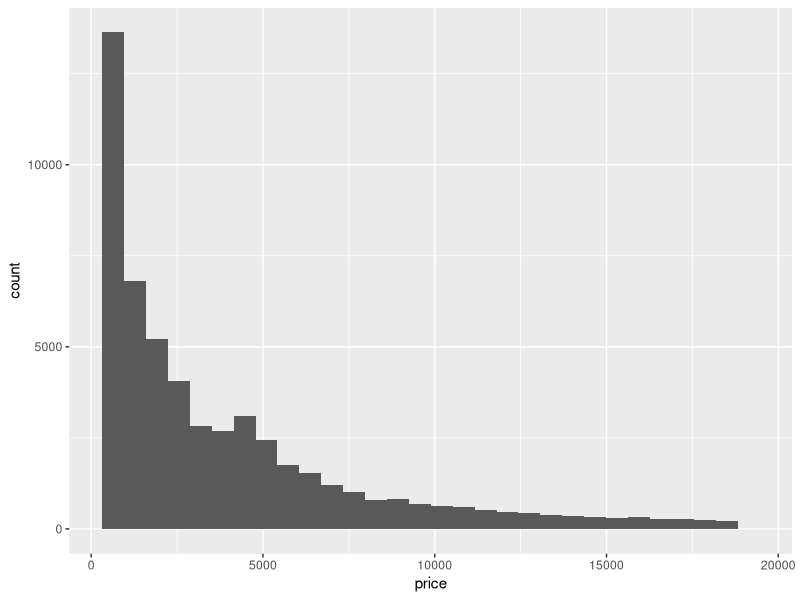
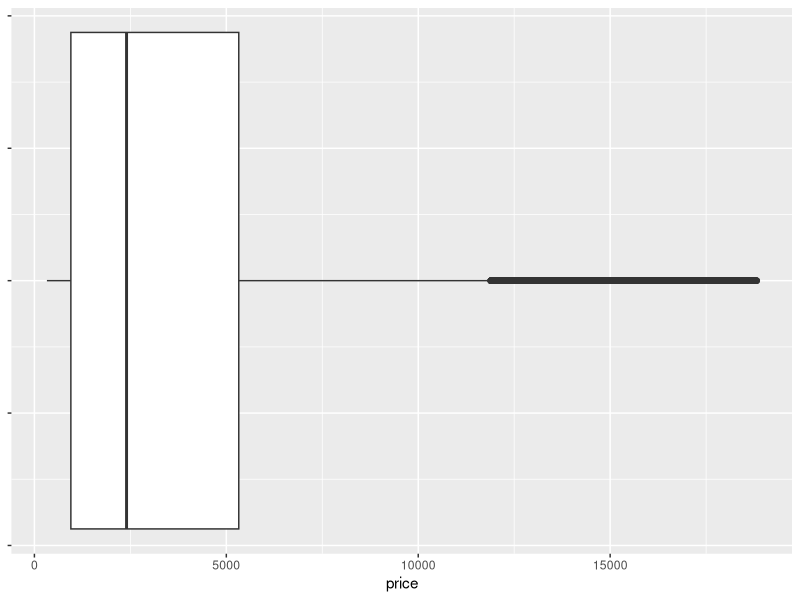
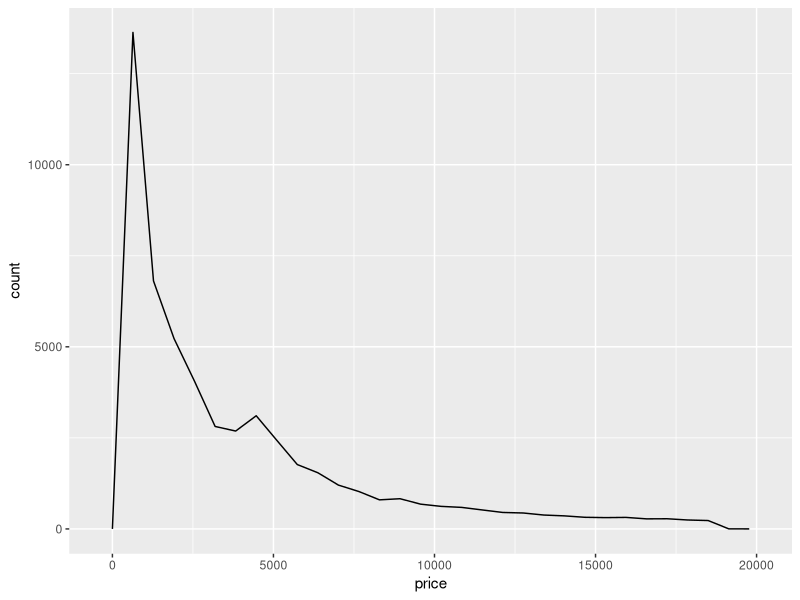
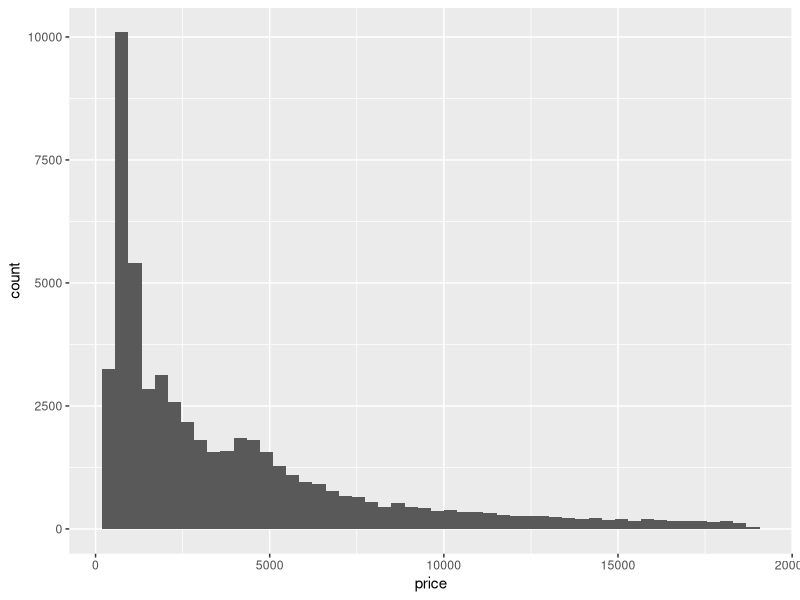
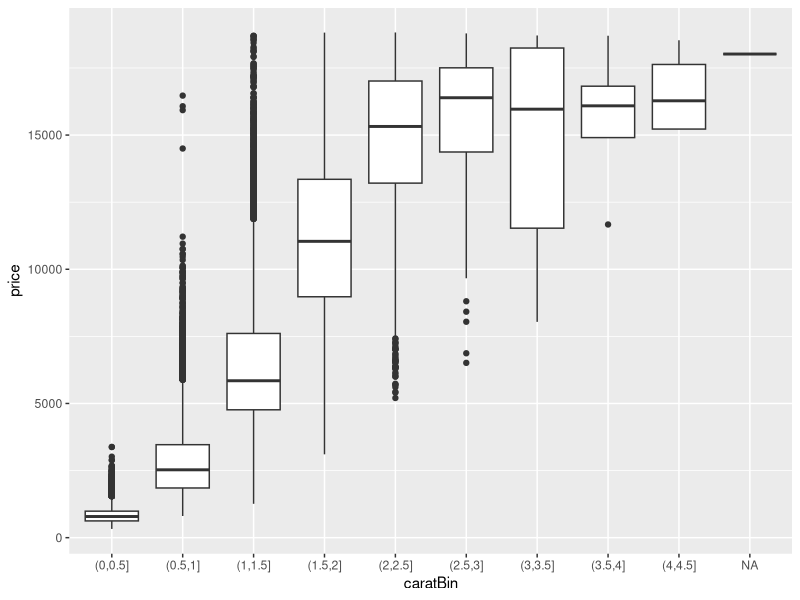
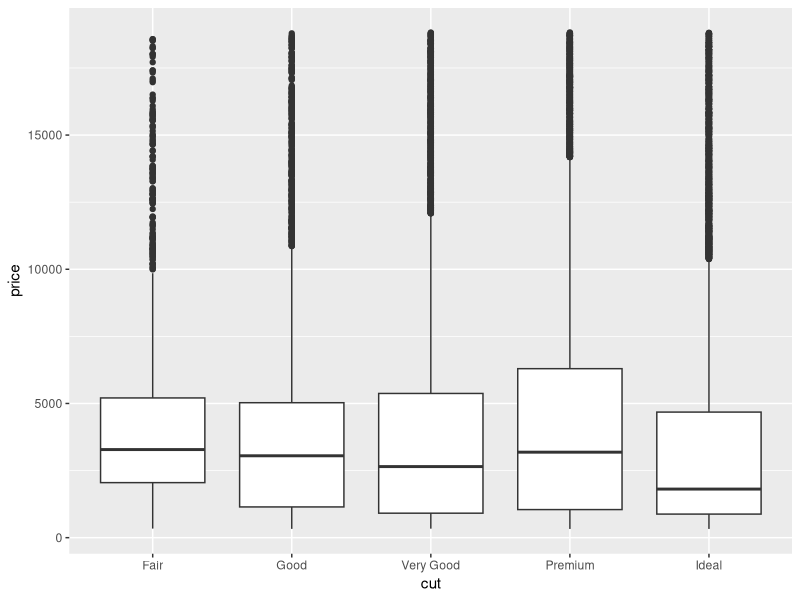
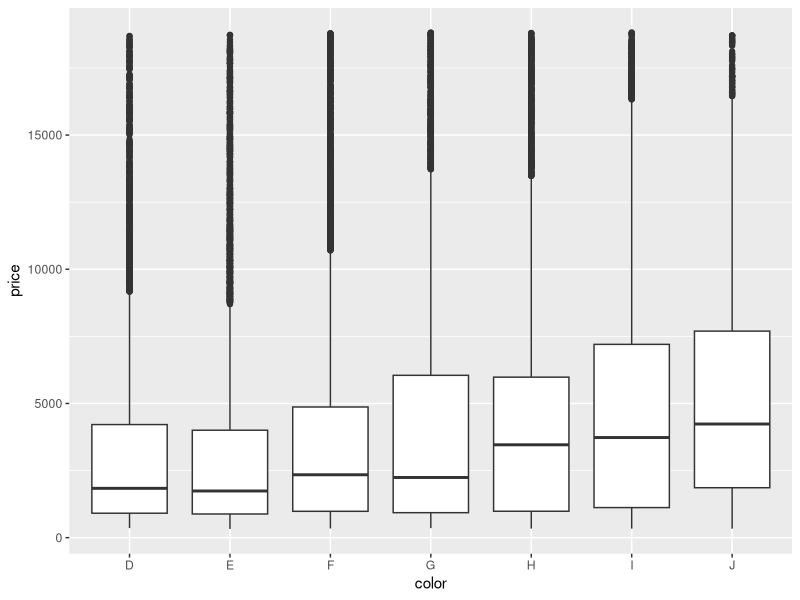
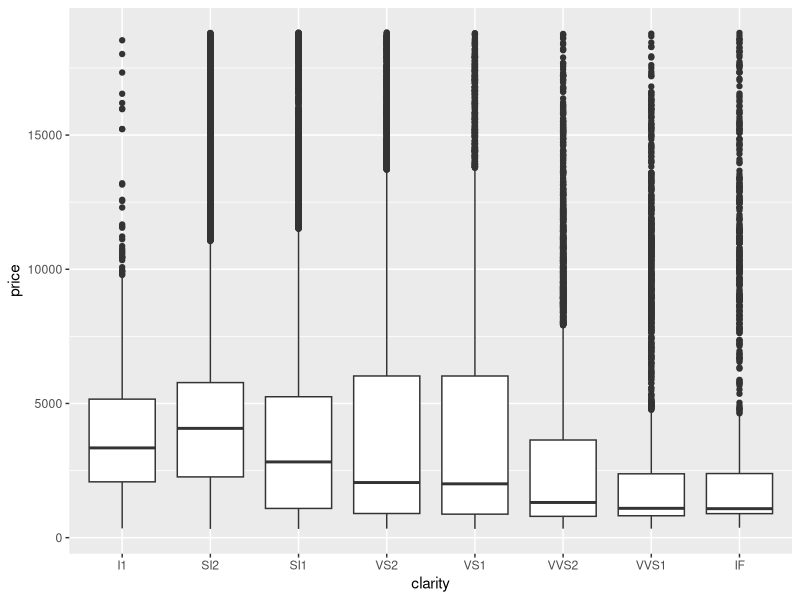

The R script that drew these images, in order:
#' ---
#' title: "Answers to the R4DS Exploratory Data Analysis (EDA) Exercise"
#' author: Noah Rodammer
#' date: April 11, 2018
#' output: github_document
#' ---


library(tidyverse)

#' **Question 1**: Explore the distribution of price with geom_histogram() and 
#' other functions. Challenge yourself to go beyond the first plot you generate, 
#' which might might look something like this:

diamonds %>% 
  ggplot(aes(price)) + 
  geom_histogram()

#' Use prose to describe the distribution you utlimately discover. What are some 
#' of the most surprising features of the distribution to you?
#' 
#' Hint: It might help if you first view a quantitative assessment of the 
#' distribution with summary(diamonds$price).

summary(diamonds$price)

#boxplot for statistics
ggplot(diamonds, aes(x=1, y=price)) + geom_boxplot() + 
  xlab(NULL) + theme(axis.text.y=element_blank()) +
  coord_flip()

#frequency plot for visual
diamonds %>%
  ggplot(aes(price)) +
  geom_freqpoly()

#histogram for visual
diamonds %>% 
  ggplot(aes(price)) + 
  geom_histogram(bins=50)



#' Above are three different ways to visualize the data to better understand
#' the distribution of price. As seen in the boxplot, the median price is
#' $2,401. This means that more than half of the diamonds are less expensive
#' than that. Further, 25% of the data is below $950 (plot 1). The first 
#' histogram#' provided was deceiving because there were too few bins so you 
#' don't see the initial spike and then dip after $1,000 (plots 2 and 3).


#' **Question 2**: Which of the 4Cs (i.e., carat, cut, color, and clarity) is
#'  most important for predicting the price of a diamond?


diamonds %>%
  mutate(caratBin = cut(carat,c(seq(0,max(carat),.5)))) %>%
  ggplot(aes(x=caratBin,y=price)) +
  geom_boxplot()

diamonds %>%
  ggplot(aes(x=cut,y=price)) +
  geom_boxplot()

diamonds %>%
  ggplot(aes(x=color,y=price)) +
  geom_boxplot()

diamonds %>%
  ggplot(aes(x=clarity,y=price)) +
  geom_boxplot()

#' Visually, carat is easily the most important for predicting price; the others 
#' have very simliar distributions and medians.

diamonds$caratBin <-cut(diamonds$carat,c(seq(0,max(diamonds$carat),.5)))

caratM<-lm(price~caratBin,data=diamonds)
summary(caratM)

cutM<-lm(price~cut,data=diamonds)
summary(cutM)

colorM<-lm(price~color,data=diamonds)
summary(colorM)

clarityM<-lm(price~clarity,data=diamonds)
summary(clarityM)

#' Statistically, carat significantly has the highest t values for a linear 
#' model  


#' **Question 3**: Visualize the distribution of carat, partitioned by price. 
#' Then, after revisiting Faceting, use facet_wrap() to accomplish the same. 


diamonds %>% 
  mutate(
    price_binned = cut(price, breaks = c(seq(0, max(price), 5000), Inf), 
                       dig.lab = 10)
  ) %>%
  ggplot(aes(price_binned)) + 
  xlab("carat") +
  ylab("number of diamonds") +
  geom_histogram(bins=50,aes(carat)) +
  facet_wrap(~price_binned,scales='free_y',ncol=1)

#' Note for classmates, if you don't use scales 'free_y', then you're going to
#' have really squished histograms for the most expensive diamonds because
#' there are much fewer of them.
#' 
#' General observation is the shift in skew of these from right skew to
#' relatively normal distribution to slight left skew.
